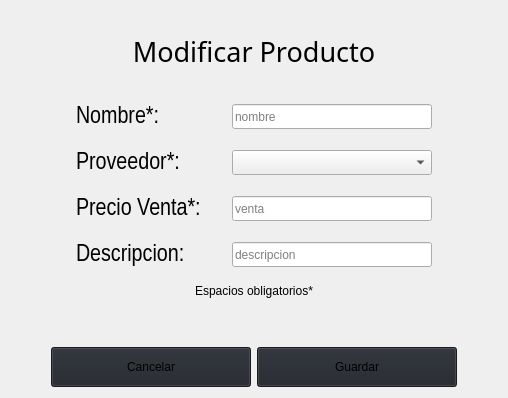
            <widget class="QWidget" name="page_modificar_producto">
             <layout class="QVBoxLayout" name="verticalLayout_16">
              <item>
               <widget class="QLabel" name="label_33">
                <property name="minimumSize">
                 <size>
                  <width>0</width>
                  <height>40</height>
                 </size>
                </property>
                <property name="maximumSize">
                 <size>
                  <width>16777215</width>
                  <height>0</height>
                 </size>
                </property>
                <property name="font">
                 <font>
                  <family>Arial Black</family>
                  <pointsize>20</pointsize>
                  <weight>50</weight>
                  <italic>false</italic>
                  <bold>false</bold>
                 </font>
                </property>
                <property name="text">
                 <string>Modificar Producto</string>
                </property>
                <property name="alignment">
                 <set>Qt::AlignCenter</set>
                </property>
               </widget>
              </item>
              <item>
               <spacer name="verticalSpacer_11">
                <property name="orientation">
                 <enum>Qt::Vertical</enum>
                </property>
                <property name="sizeHint" stdset="0">
                 <size>
                  <width>20</width>
                  <height>40</height>
                 </size>
                </property>
               </spacer>
              </item>
              <item>
               <layout class="QHBoxLayout" name="horizontalLayout_23">
                <item>
                 <spacer name="horizontalSpacer_40">
                  <property name="orientation">
                   <enum>Qt::Horizontal</enum>
                  </property>
                  <property name="sizeHint" stdset="0">
                   <size>
                    <width>40</width>
                    <height>20</height>
                   </size>
                  </property>
                 </spacer>
                </item>
                <item>
                 <widget class="QLabel" name="label_34">
                  <property name="minimumSize">
                   <size>
                    <width>150</width>
                    <height>40</height>
                   </size>
                  </property>
                  <property name="font">
                   <font>
                    <family>Arial Narrow</family>
                    <pointsize>18</pointsize>
                   </font>
                  </property>
                  <property name="text">
                   <string>Nombre*:</string>
                  </property>
                 </widget>
                </item>
                <item>
                 <widget class="QLineEdit" name="input_nombre_producto_modificar">
                  <property name="minimumSize">
                   <size>
                    <width>200</width>
                    <height>25</height>
                   </size>
                  </property>
                  <property name="maximumSize">
                   <size>
                    <width>400</width>
                    <height>16777215</height>
                   </size>
                  </property>
                  <property name="placeholderText">
                   <string>nombre</string>
                  </property>
                 </widget>
                </item>
                <item>
                 <spacer name="horizontalSpacer_42">
                  <property name="orientation">
                   <enum>Qt::Horizontal</enum>
                  </property>
                  <property name="sizeHint" stdset="0">
                   <size>
                    <width>40</width>
                    <height>20</height>
                   </size>
                  </property>
                 </spacer>
                </item>
               </layout>
              </item>
              <item>
               <layout class="QHBoxLayout" name="horizontalLayout_25">
                <item>
                 <spacer name="horizontalSpacer_43">
                  <property name="orientation">
                   <enum>Qt::Horizontal</enum>
                  </property>
                  <property name="sizeHint" stdset="0">
                   <size>
                    <width>40</width>
                    <height>20</height>
                   </size>
                  </property>
                 </spacer>
                </item>
                <item>
                 <widget class="QLabel" name="label_35">
                  <property name="minimumSize">
                   <size>
                    <width>150</width>
                    <height>40</height>
                   </size>
                  </property>
                  <property name="font">
                   <font>
                    <family>Arial Narrow</family>
                    <pointsize>18</pointsize>
                   </font>
                  </property>
                  <property name="text">
                   <string>Proveedor*:</string>
                  </property>
                 </widget>
                </item>
                <item>
                 <widget class="QComboBox" name="comboBox_modificar_producto_listaProv">
                  <property name="sizePolicy">
                   <sizepolicy hsizetype="Expanding" vsizetype="Fixed">
                    <horstretch>0</horstretch>
                    <verstretch>0</verstretch>
                   </sizepolicy>
                  </property>
                  <property name="minimumSize">
                   <size>
                    <width>200</width>
                    <height>25</height>
                   </size>
                  </property>
                  <property name="maximumSize">
                   <size>
                    <width>400</width>
                    <height>16777215</height>
                   </size>
                  </property>
                  <property name="styleSheet">
                   <string notr="true"/>
                  </property>
                 </widget>
                </item>
                <item>
                 <spacer name="horizontalSpacer_44">
                  <property name="orientation">
                   <enum>Qt::Horizontal</enum>
                  </property>
                  <property name="sizeHint" stdset="0">
                   <size>
                    <width>40</width>
                    <height>20</height>
                   </size>
                  </property>
                 </spacer>
                </item>
               </layout>
              </item>
              <item>
               <layout class="QHBoxLayout" name="horizontalLayout_32">
                <item>
                 <spacer name="horizontalSpacer_56">
                  <property name="orientation">
                   <enum>Qt::Horizontal</enum>
                  </property>
                  <property name="sizeHint" stdset="0">
                   <size>
                    <width>40</width>
                    <height>20</height>
                   </size>
                  </property>
                 </spacer>
                </item>
                <item>
                 <widget class="QLabel" name="label_41">
                  <property name="minimumSize">
                   <size>
                    <width>150</width>
                    <height>40</height>
                   </size>
                  </property>
                  <property name="font">
                   <font>
                    <family>Arial Narrow</family>
                    <pointsize>18</pointsize>
                   </font>
                  </property>
                  <property name="text">
                   <string>Precio Venta*:</string>
                  </property>
                 </widget>
                </item>
                <item>
                 <widget class="QLineEdit" name="input_precio_producto_modificar">
                  <property name="minimumSize">
                   <size>
                    <width>200</width>
                    <height>25</height>
                   </size>
                  </property>
                  <property name="maximumSize">
                   <size>
                    <width>400</width>
                    <height>16777215</height>
                   </size>
                  </property>
                  <property name="placeholderText">
                   <string>venta</string>
                  </property>
                 </widget>
                </item>
                <item>
                 <spacer name="horizontalSpacer_57">
                  <property name="orientation">
                   <enum>Qt::Horizontal</enum>
                  </property>
                  <property name="sizeHint" stdset="0">
                   <size>
                    <width>40</width>
                    <height>20</height>
                   </size>
                  </property>
                 </spacer>
                </item>
               </layout>
              </item>
              <item>
               <layout class="QHBoxLayout" name="horizontalLayout_27">
                <item>
                 <spacer name="horizontalSpacer_47">
                  <property name="orientation">
                   <enum>Qt::Horizontal</enum>
                  </property>
                  <property name="sizeHint" stdset="0">
                   <size>
                    <width>40</width>
                    <height>20</height>
                   </size>
                  </property>
                 </spacer>
                </item>
                <item>
                 <widget class="QLabel" name="label_37">
                  <property name="minimumSize">
                   <size>
                    <width>150</width>
                    <height>40</height>
                   </size>
                  </property>
                  <property name="font">
                   <font>
                    <family>Arial Narrow</family>
                    <pointsize>18</pointsize>
                   </font>
                  </property>
                  <property name="text">
                   <string>Descripcion:</string>
                  </property>
                 </widget>
                </item>
                <item>
                 <widget class="QLineEdit" name="input_descripcion_producto_modificar">
                  <property name="minimumSize">
                   <size>
                    <width>200</width>
                    <height>25</height>
                   </size>
                  </property>
                  <property name="maximumSize">
                   <size>
                    <width>400</width>
                    <height>16777215</height>
                   </size>
                  </property>
                  <property name="placeholderText">
                   <string>descripcion</string>
                  </property>
                 </widget>
                </item>
                <item>
                 <spacer name="horizontalSpacer_33">
                  <property name="orientation">
                   <enum>Qt::Horizontal</enum>
                  </property>
                  <property name="sizeHint" stdset="0">
                   <size>
                    <width>40</width>
                    <height>20</height>
                   </size>
                  </property>
                 </spacer>
                </item>
               </layout>
              </item>
              <item>
               <layout class="QHBoxLayout" name="horizontalLayout_43">
                <item>
                 <spacer name="horizontalSpacer_64">
                  <property name="orientation">
                   <enum>Qt::Horizontal</enum>
                  </property>
                  <property name="sizeHint" stdset="0">
                   <size>
                    <width>40</width>
                    <height>20</height>
                   </size>
                  </property>
                 </spacer>
                </item>
                <item>
                 <widget class="QLabel" name="signal_producto_modificado">
                  <property name="text">
                   <string>Espacios obligatorios*</string>
                  </property>
                 </widget>
                </item>
                <item>
                 <spacer name="horizontalSpacer_63">
                  <property name="orientation">
                   <enum>Qt::Horizontal</enum>
                  </property>
                  <property name="sizeHint" stdset="0">
                   <size>
                    <width>40</width>
                    <height>20</height>
                   </size>
                  </property>
                 </spacer>
                </item>
               </layout>
              </item>
              <item>
               <spacer name="verticalSpacer_10">
                <property name="orientation">
                 <enum>Qt::Vertical</enum>
                </property>
                <property name="sizeHint" stdset="0">
                 <size>
                  <width>20</width>
                  <height>40</height>
                 </size>
                </property>
               </spacer>
              </item>
              <item>
               <layout class="QHBoxLayout" name="horizontalLayout_28">
                <item>
                 <spacer name="horizontalSpacer_48">
                  <property name="orientation">
                   <enum>Qt::Horizontal</enum>
                  </property>
                  <property name="sizeHint" stdset="0">
                   <size>
                    <width>40</width>
                    <height>20</height>
                   </size>
                  </property>
                 </spacer>
                </item>
                <item>
                 <widget class="QPushButton" name="btn_cancelar_producto_modificar">
                  <property name="minimumSize">
                   <size>
                    <width>200</width>
                    <height>40</height>
                   </size>
                  </property>
                  <property name="maximumSize">
                   <size>
                    <width>16777215</width>
                    <height>40</height>
                   </size>
                  </property>
                  <property name="cursor">
                   <cursorShape>PointingHandCursor</cursorShape>
                  </property>
                  <property name="styleSheet">
                   <string notr="true">background-color: rgb(33, 37, 43)</string>
                  </property>
                  <property name="text">
                   <string>Cancelar</string>
                  </property>
                 </widget>
                </item>
                <item>
                 <widget class="QPushButton" name="btn_guardar_producto_modificar">
                  <property name="minimumSize">
                   <size>
                    <width>200</width>
                    <height>40</height>
                   </size>
                  </property>
                  <property name="maximumSize">
                   <size>
                    <width>16777215</width>
                    <height>40</height>
                   </size>
                  </property>
                  <property name="cursor">
                   <cursorShape>PointingHandCursor</cursorShape>
                  </property>
                  <property name="styleSheet">
                   <string notr="true">background-color: rgb(33, 37, 43)</string>
                  </property>
                  <property name="text">
                   <string>Guardar</string>
                  </property>
                 </widget>
                </item>
                <item>
                 <spacer name="horizontalSpacer_49">
                  <property name="orientation">
                   <enum>Qt::Horizontal</enum>
                  </property>
                  <property name="sizeHint" stdset="0">
                   <size>
                    <width>40</width>
                    <height>20</height>
                   </size>
                  </property>
                 </spacer>
                </item>
               </layout>
              </item>
             </layout>
            </widget>
